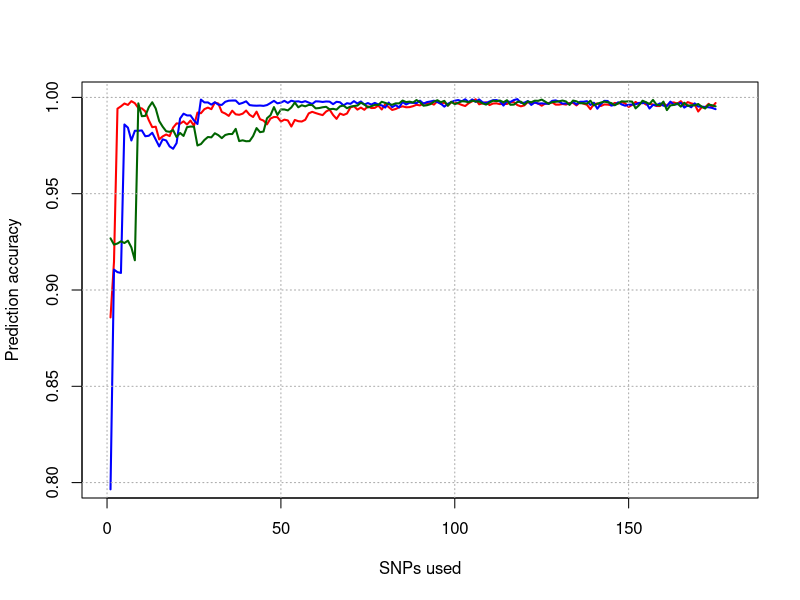
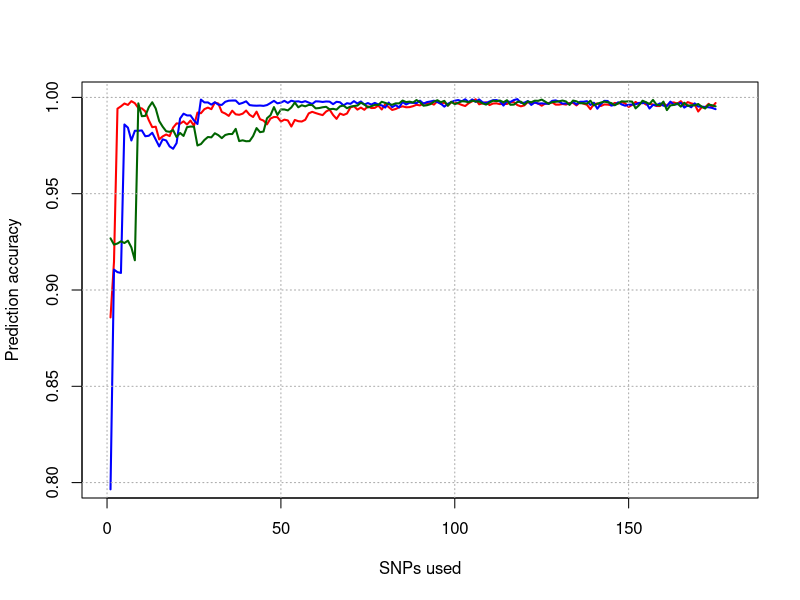

These figures' R source, in order:
do_plot = function (){
  dat = read.csv('accuracy.csv')
  do_legend=FALSE
  line_width = 2
  mycols = c('red', 'blue', 'dark green')

  plot(
    x=dat$SNP_used, y=dat$boss, 
    type='l', lwd=line_width,
    xlab='SNPs used', ylab='Prediction accuracy', col=mycols[1], 
    xlim=c(0,180), ylim=c(0.8, 1))
  lines(dat$gwas, col=mycols[2], lwd=line_width)
  lines(dat$gain_ratio, col=mycols[3], lwd=line_width)
  grid(col='dark grey')
  
  if (do_legend){
    legend(
      col=mycols, legend=c('BOSS', 'SNP variance', 'gain_ratio'), 
      x='bottomright', inset=c(0.02, 0.04), lwd=line_width)
  }
}

ratio = 6/10

pdf(file='accuracy.pdf', width=10, height=10*ratio, pointsize=16)
do_plot()
dev.off()

png(file='accuracy.png', width=591, height=591*ratio, pointsize=16)
do_plot()
dev.off()
